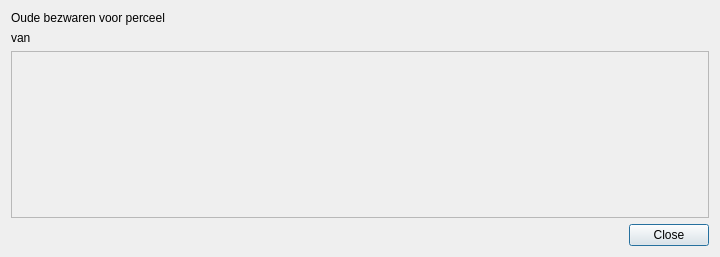
<?xml version="1.0" encoding="UTF-8"?>
<ui version="4.0">
 <class>PreviousObjectionsDialog</class>
 <widget class="QDialog" name="PreviousObjectionsDialog">
  <property name="geometry">
   <rect>
    <x>0</x>
    <y>0</y>
    <width>720</width>
    <height>257</height>
   </rect>
  </property>
  <property name="windowTitle">
   <string>Oude bezwaren</string>
  </property>
  <layout class="QVBoxLayout" name="verticalLayout">
   <item>
    <widget class="QLabel" name="lbv_uniek_id">
     <property name="text">
      <string>Oude bezwaren voor perceel</string>
     </property>
    </widget>
   </item>
   <item>
    <widget class="QLabel" name="lbv_naam">
     <property name="text">
      <string>van</string>
     </property>
    </widget>
   </item>
   <item>
    <widget class="QScrollArea" name="scrollArea">
     <property name="widgetResizable">
      <bool>true</bool>
     </property>
     <widget class="QWidget" name="scrollAreaWidgetContents">
      <property name="geometry">
       <rect>
        <x>0</x>
        <y>0</y>
        <width>700</width>
        <height>146</height>
       </rect>
      </property>
      <layout class="QVBoxLayout" name="scrollAreaLayout">
       <item>
        <spacer name="verticalSpacer">
         <property name="orientation">
          <enum>Qt::Vertical</enum>
         </property>
         <property name="sizeHint" stdset="0">
          <size>
           <width>20</width>
           <height>125</height>
          </size>
         </property>
        </spacer>
       </item>
      </layout>
     </widget>
    </widget>
   </item>
   <item>
    <widget class="QDialogButtonBox" name="buttonBox">
     <property name="orientation">
      <enum>Qt::Horizontal</enum>
     </property>
     <property name="standardButtons">
      <set>QDialogButtonBox::Close</set>
     </property>
    </widget>
   </item>
  </layout>
 </widget>
 <resources/>
 <connections>
  <connection>
   <sender>buttonBox</sender>
   <signal>accepted()</signal>
   <receiver>PreviousObjectionsDialog</receiver>
   <slot>accept()</slot>
   <hints>
    <hint type="sourcelabel">
     <x>248</x>
     <y>254</y>
    </hint>
    <hint type="destinationlabel">
     <x>157</x>
     <y>274</y>
    </hint>
   </hints>
  </connection>
  <connection>
   <sender>buttonBox</sender>
   <signal>rejected()</signal>
   <receiver>PreviousObjectionsDialog</receiver>
   <slot>reject()</slot>
   <hints>
    <hint type="sourcelabel">
     <x>316</x>
     <y>260</y>
    </hint>
    <hint type="destinationlabel">
     <x>286</x>
     <y>274</y>
    </hint>
   </hints>
  </connection>
 </connections>
</ui>
